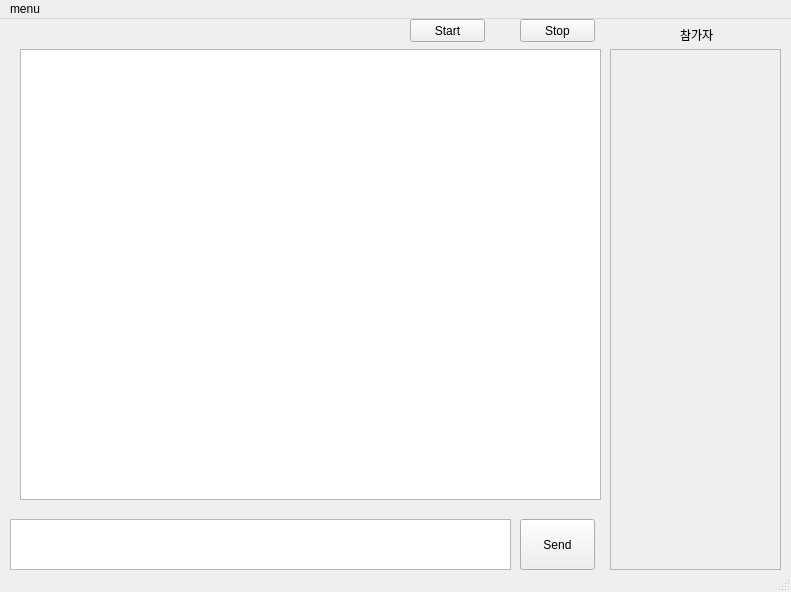
<?xml version="1.0" encoding="UTF-8"?>
<ui version="4.0">
 <class>MainWindow</class>
 <widget class="QMainWindow" name="MainWindow">
  <property name="geometry">
   <rect>
    <x>0</x>
    <y>0</y>
    <width>791</width>
    <height>592</height>
   </rect>
  </property>
  <property name="windowTitle">
   <string>MainWindow</string>
  </property>
  <widget class="QWidget" name="centralwidget">
   <widget class="QLabel" name="label">
    <property name="geometry">
     <rect>
      <x>680</x>
      <y>10</y>
      <width>56</width>
      <height>12</height>
     </rect>
    </property>
    <property name="text">
     <string>참가자</string>
    </property>
   </widget>
   <widget class="QTextEdit" name="view">
    <property name="enabled">
     <bool>true</bool>
    </property>
    <property name="geometry">
     <rect>
      <x>20</x>
      <y>30</y>
      <width>581</width>
      <height>451</height>
     </rect>
    </property>
   </widget>
   <widget class="QTextEdit" name="inputText">
    <property name="geometry">
     <rect>
      <x>10</x>
      <y>500</y>
      <width>501</width>
      <height>51</height>
     </rect>
    </property>
   </widget>
   <widget class="QPushButton" name="sendBtn">
    <property name="geometry">
     <rect>
      <x>520</x>
      <y>500</y>
      <width>75</width>
      <height>51</height>
     </rect>
    </property>
    <property name="text">
     <string>Send</string>
    </property>
   </widget>
   <widget class="QPushButton" name="connection">
    <property name="geometry">
     <rect>
      <x>410</x>
      <y>0</y>
      <width>75</width>
      <height>23</height>
     </rect>
    </property>
    <property name="text">
     <string>Start</string>
    </property>
   </widget>
   <widget class="QPushButton" name="disconnection">
    <property name="geometry">
     <rect>
      <x>520</x>
      <y>0</y>
      <width>75</width>
      <height>23</height>
     </rect>
    </property>
    <property name="text">
     <string>Stop</string>
    </property>
   </widget>
   <widget class="QTextEdit" name="clientInfoView">
    <property name="enabled">
     <bool>false</bool>
    </property>
    <property name="geometry">
     <rect>
      <x>610</x>
      <y>30</y>
      <width>171</width>
      <height>521</height>
     </rect>
    </property>
   </widget>
  </widget>
  <widget class="QMenuBar" name="menubar">
   <property name="geometry">
    <rect>
     <x>0</x>
     <y>0</y>
     <width>791</width>
     <height>21</height>
    </rect>
   </property>
   <widget class="QMenu" name="menumenu">
    <property name="title">
     <string>menu</string>
    </property>
    <addaction name="menuexit"/>
   </widget>
   <addaction name="menumenu"/>
  </widget>
  <widget class="QStatusBar" name="statusbar"/>
  <action name="menuexit">
   <property name="text">
    <string>exit</string>
   </property>
  </action>
 </widget>
 <resources/>
 <connections/>
</ui>
